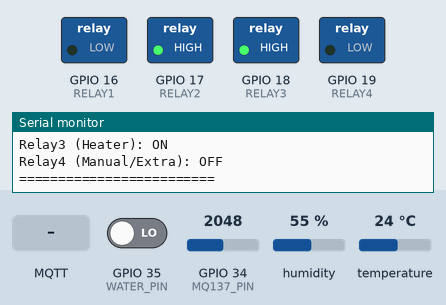
A sketch run on a simulated ESP32. Parts: switched loads named in the sketch (green lamp = pin HIGH), the last lines printed to the serial monitor. The inputs (shaded band) are chosen by the test bench; at power-on: humidity 55 %, GPIO 35 (WATER_PIN) LOW, temperature 24 °C, GPIO 34 (MQ137_PIN) = 2048. WiFi joins after 1.5 s; servers stay silent unless stated; no MQTT or app messages arrive unless stated; web services answer with replies made up by the test bench.

Above: at 2.7 s.
2.8 s: humidity set to 79 %
8.1 s: humidity set to 82 %
At 10.4 s:
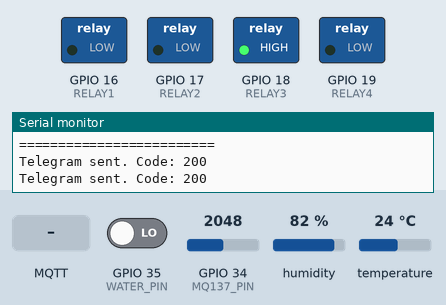
11.2 s: GPIO 35 (WATER_PIN) driven HIGH
At 13.0 s:
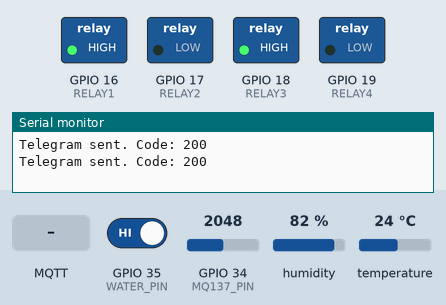
14.0 s: MQTT message "relay3_on" arrives on the first subscribed topic
At 15.62 s:
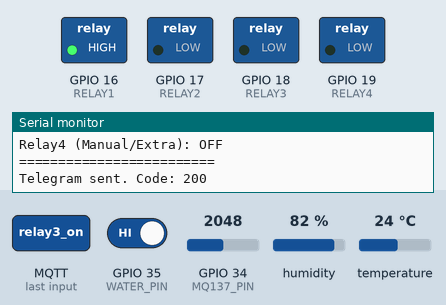
17.3 s: MQTT message "relay4_off" arrives on the first subscribed topic
At 19.2 s:
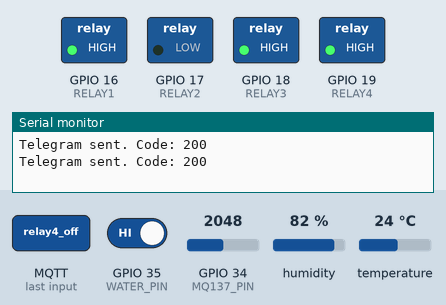
19.7 s: temperature set to 20.8 °C
22.7 s: temperature set to 19.5 °C
At 25.7 s:
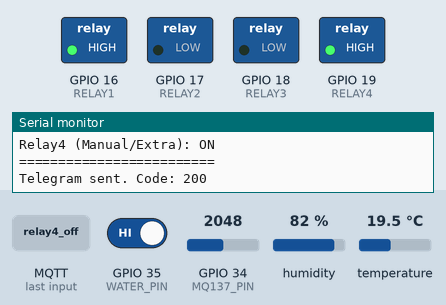
Timing chart, 0 to 26.8 s (numbered marks = the images above; inputs shaded):
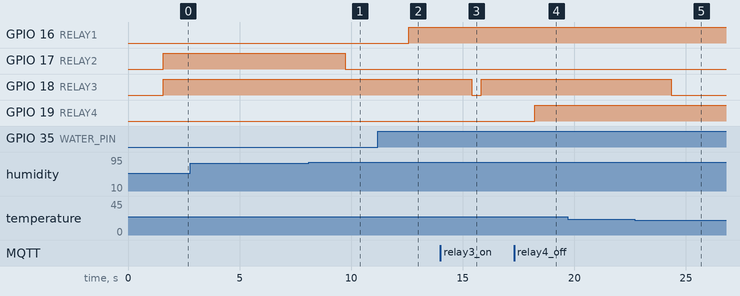

The sketch:

Esp32Farm_iot.ino
```cpp
#include <WiFi.h>
#include <PubSubClient.h>
#include <HTTPClient.h>
#include <WiFiClientSecure.h>
#include <DHT.h>

// ====== WiFi Config ======
#define WIFI_SSID "CARETUNU123"
#define WIFI_PASSWORD "q12345678"

// ====== ThingsBoard Config ======
#define TOKEN "4k0UHuHe1Ad7NzSq0yc0"   // เอาจาก Device ใน ThingsBoard Demo
#define THINGSBOARD_SERVER "demo.thingsboard.io"

// ====== Telegram Config ======
#define BOT_TOKEN "7571172904:AAG1VgHgjK6yBHXl0Un6Hmga2_Z9xGkkEI0"
#define CHAT_ID "7176116450"
// ====== API key for GEMINI 2.5 flash ======
//AIzaSyArg_x4SphohCxI3fF-09Ii56IktVcMYCk


// ====== Pins ======
#define MQ137_PIN 34
#define WATER_PIN 35
#define DHTPIN 4
#define RELAY1 16
#define RELAY2 17
#define RELAY3 18
#define RELAY4 19

bool manual_mode = false;

// ====== Threshold ======
float ammoniaThreshold = 30;
float tempHigh = 35.0;
float tempLow = 20.0;
float humidityThreshold = 80.0;

// ====== Lib Init ======
WiFiClient espClient;
PubSubClient client(espClient);
DHT dht(DHTPIN, DHT22);

// ====== Send Telegram ======
void sendMessage(String message) {
  WiFiClientSecure secureClient;
  secureClient.setInsecure();
  HTTPClient http;

  String url = "https://api.telegram.org/bot" + String(BOT_TOKEN) + "/sendMessage";

  if (http.begin(secureClient, url)) {
    http.addHeader("Content-Type", "application/x-www-form-urlencoded");

    String postData = "chat_id=" + String(CHAT_ID) + "&text=" + message;

    int httpResponseCode = http.POST(postData);
    Serial.println("Telegram sent. Code: " + String(httpResponseCode));
    http.end();
  } else {
    Serial.println("Failed to connect for text message");
  }
}


// ====== Callback ThingsBoard ======
void callback(char* topic, byte* payload, unsigned int length) {
  String msg;
  for (int i = 0; i < length; i++) msg += (char)payload[i];
  Serial.println("Message from TB: " + msg);

  // Manual control จาก Dashboard
  if (msg.indexOf("relay1_on") != -1) digitalWrite(RELAY1, LOW);
  if (msg.indexOf("relay1_off") != -1) digitalWrite(RELAY1, HIGH);
  if (msg.indexOf("relay2_on") != -1) digitalWrite(RELAY2, LOW);
  if (msg.indexOf("relay2_off") != -1) digitalWrite(RELAY2, HIGH);
  if (msg.indexOf("relay3_on") != -1) digitalWrite(RELAY3, LOW);
  if (msg.indexOf("relay3_off") != -1) digitalWrite(RELAY3, HIGH);
  if (msg.indexOf("relay4_on") != -1) digitalWrite(RELAY4, LOW);
  if (msg.indexOf("relay4_off") != -1) digitalWrite(RELAY4, HIGH);
  if (msg.indexOf("manual_off") != -1) manual_mode = false;
  if (msg.indexOf("manual_on") != -1) manual_mode = true;
}

void displayStatus(float mq137, float temp, float hum, int waterLevel) {
  Serial.println("===== System Status =====");

  // Sensor values
  Serial.println("Ammonia (MQ137): " + String(mq137));
  Serial.println("Temperature (DHT22): " + String(temp) + " *C");
  Serial.println("Humidity (DHT22): " + String(hum) + " %");
  Serial.println("Water Sensor: " + String(waterLevel));

  // Relay states
  Serial.print("Relay1 (Water Pump): ");
  Serial.println(digitalRead(RELAY1) ? "ON" : "OFF");

  Serial.print("Relay2 (Fan/Alarm): ");
  Serial.println(digitalRead(RELAY2) ? "ON" : "OFF");

  Serial.print("Relay3 (Heater): ");
  Serial.println(digitalRead(RELAY3) ? "ON" : "OFF");

  Serial.print("Relay4 (Manual/Extra): ");
  Serial.println(digitalRead(RELAY4) ? "ON" : "OFF");

  Serial.println("=========================");
}

long timer1;

// ====== Setup ======
void setup() {
  Serial.begin(115200);
  dht.begin();

  pinMode(RELAY1, OUTPUT);
  pinMode(RELAY2, OUTPUT);
  pinMode(RELAY3, OUTPUT);
  pinMode(RELAY4, OUTPUT);
  pinMode(WATER_PIN, INPUT_PULLDOWN);

  WiFi.begin(WIFI_SSID, WIFI_PASSWORD);
  while (WiFi.status() != WL_CONNECTED) {
    delay(500); Serial.print(".");
  }
  Serial.println("\nWiFi connected");

  client.setServer(THINGSBOARD_SERVER, 1883);
  client.setCallback(callback);
  timer1 = millis();
}

// ====== Loop ======
void loop() {
  if (!client.connected()) {
    while (!client.connected()) {
      if (client.connect("ESP32_Device", TOKEN, NULL)) {
        Serial.println("Connected to ThingsBoard");
        client.subscribe("v1/devices/me/rpc/request/+"); // รับคำสั่ง manual
      } else {
        delay(2000);
      }
    }
  }
  client.loop();

  // ===== อ่านค่าจาก Sensor =====
  float mq137 = analogRead(MQ137_PIN);
  mq137 = mq137/100.0;
  float temp = dht.readTemperature();
  float hum = dht.readHumidity();
  int waterLevel = digitalRead(WATER_PIN);

  displayStatus(mq137, temp, hum, waterLevel);


  if (millis() - timer1 >= 5000 ){
    // ===== ส่งค่าไป ThingsBoard =====
    String payload = "{";
    payload += "\"ammonia\":" + String(mq137) + ",";
    payload += "\"temperature\":" + String(temp) + ",";
    payload += "\"humidity\":" + String(hum) + ",";
    payload += "\"waterLevel\":" + String(waterLevel);
    payload += "}";
    client.publish("v1/devices/me/telemetry", payload.c_str());
    Serial.println("Data sent: " + payload);
    timer1 = millis();
  }

  if(manual_mode == false){
    // ===== Auto Control =====
    if (waterLevel == LOW) {  // ไม่มีน้ำ
      digitalWrite(RELAY1, LOW);
    } else {
      digitalWrite(RELAY1, HIGH);
    }

    if (mq137 > ammoniaThreshold || hum > humidityThreshold || temp > tempHigh) {
      digitalWrite(RELAY2, LOW);
      sendMessage("Ammonia High: " + String(mq137));
    }
    else{
      digitalWrite(RELAY2, HIGH);
    }

    if (temp > tempHigh) {
      sendMessage("Temp High: " + String(temp));
    }

    if (hum > humidityThreshold) {
      sendMessage("Humid High: " + String(hum));
    }

    if (temp < tempLow) {
      digitalWrite(RELAY3, LOW);
    } else {
      digitalWrite(RELAY3, HIGH);
    }

  }

  delay(1000);
}
```

Measured:
- the behaviour switches between 80 and 81 % on humidity (found by bisection; images 0 and 1)
- the behaviour switches between 20 and 19.9 °C on temperature (found by bisection; images 4 and 5)
- after the input at 8.1 s, GPIO 17 (RELAY2): HIGH → LOW after 1.6 s
- after the input at 11.2 s, GPIO 16 (RELAY1): LOW → HIGH after 1.4 s
- after the input at 14.0 s, GPIO 18 (RELAY3): HIGH → LOW after 1.4 s, → HIGH 0.42 s later
- after the input at 17.3 s, GPIO 19 (RELAY4): LOW → HIGH after 0.94 s
- after the input at 22.7 s, GPIO 18 (RELAY3): HIGH → LOW after 1.7 s
